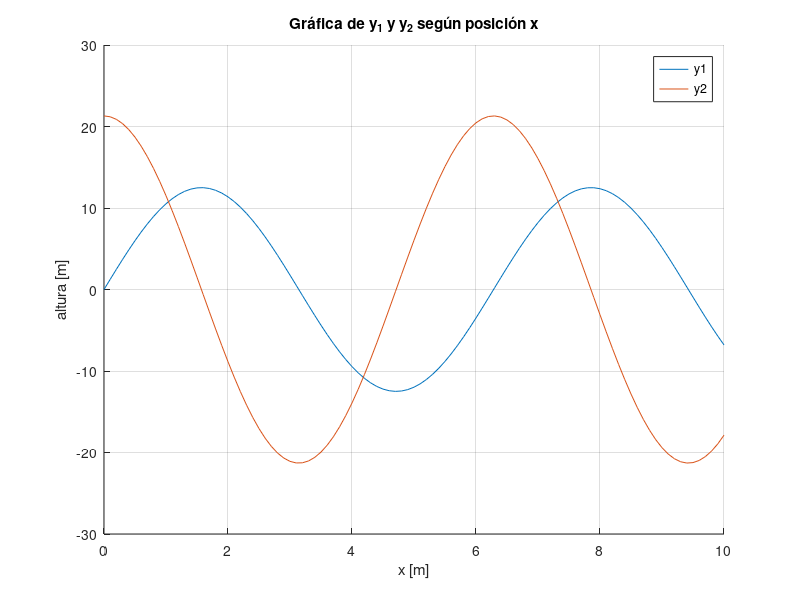

MATLAB code for this plot:
% script ejemplo para graficar dos funciones
% y1 = c1*sin(x);  c1 = 12.5;
% y2 = c2*cos(x);  c2 = 21.3;

% Primer paso: Se declaran las constantes
c1 = 12.5;
c2 = 21.3;

% Segundo paso: Se declara la variable independiente
x = 0:0.1:10;

% Tercer paso: Se escribe las funciones en estudio
y1 = c1*sin(x);
y2 = c2*cos(x);

% Cuarto paso: Se grafica las funciones.
hold on;  % apertura la posibilidad de graficar varias funciones
plot(x,y1);  % manda dibujar y1 en función a x
plot(x,y2);  % manda dibujar y2 en función a x
hold off;   % cláusura la posibilidad de graficar varias funciones
grid;   % coloca una malla de referencia 
xlabel('x [m]');
ylabel('altura [m]');
title('Gráfica de y_1 y y_2 según posición x');
legend('y1','y2');